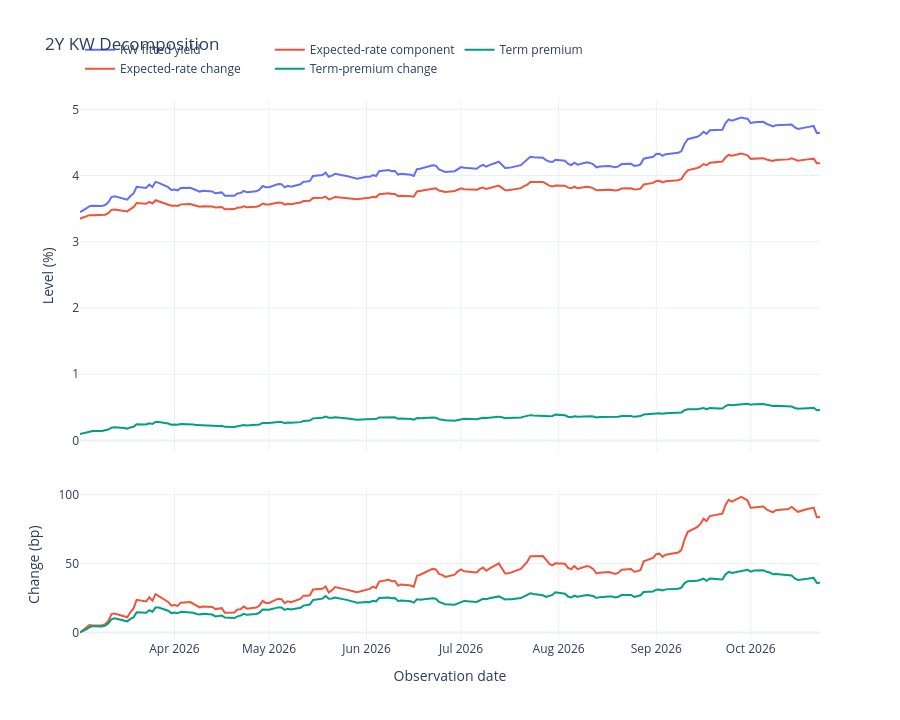
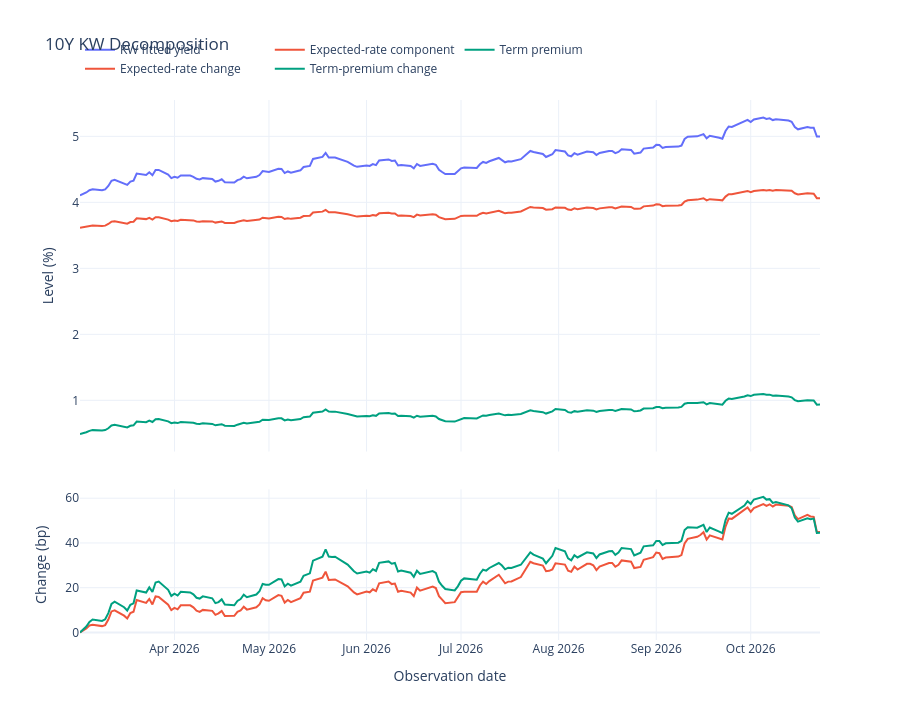

The cell these charts' notebook holds for them, in order:
### Code cell
# KW model-fitted nominal zero-coupon quantities; not forecasts of DGS yields.
kw_results = analyze_kw_decomposition(kw_observations, *date_range.get_dates())
kw_figures = {
    maturity: plot_kw_decomposition(path, maturity)
    for maturity, path in kw_results.items()
}
for figure in kw_figures.values():
    figure.show()

### Figure 1 — Plotly figure (JSON) as saved in the notebook; plotly's stock layout.template omitted (floating-point values rounded to 4 significant figures; data arrays with more than 128 entries replaced by an {"elided": "..."} marker saying what was removed)
{"data": [{"connectgaps": false, "hovertemplate": "%{x|%Y-%m-%d}<br>%{y:.4f}%<extra>%{fullData.name}</extra>", "line": {"color": "#636EFA"}, "mode": "lines", "name": "KW fitted yield", "type": "scatter", "x": {"elided": "165 str values"}, "xaxis": "x", "y": {"elided": "165 float values"}, "yaxis": "y"}, {"connectgaps": false, "hovertemplate": "%{x|%Y-%m-%d}<br>%{y:.4f}%<extra>%{fullData.name}</extra>", "line": {"color": "#EF553B"}, "mode": "lines", "name": "Expected-rate component", "type": "scatter", "x": {"elided": "165 str values"}, "xaxis": "x", "y": {"elided": "165 float values"}, "yaxis": "y"}, {"connectgaps": false, "hovertemplate": "%{x|%Y-%m-%d}<br>%{y:.4f}%<extra>%{fullData.name}</extra>", "line": {"color": "#00A080"}, "mode": "lines", "name": "Term premium", "type": "scatter", "x": {"elided": "165 str values"}, "xaxis": "x", "y": {"elided": "165 float values"}, "yaxis": "y"}, {"connectgaps": false, "customdata": {"elided": "165x1 float values"}, "hovertemplate": "%{x|%Y-%m-%d}<br>Expected-rate change: %{y:+.2f} bp<br>Total KW fitted-yield change: %{customdata[0]:+.2f} bp<extra></extra>", "line": {"color": "#EF553B"}, "mode": "lines", "name": "Expected-rate change", "type": "scatter", "x": {"elided": "165 str values"}, "xaxis": "x", "y": {"elided": "165 float values"}, "yaxis": "y2"}, {"connectgaps": false, "hovertemplate": "%{x|%Y-%m-%d}<br>Term-premium change: %{y:+.2f} bp<extra></extra>", "line": {"color": "#00A080"}, "mode": "lines", "name": "Term-premium change", "type": "scatter", "x": {"elided": "165 str values"}, "xaxis": "x", "y": {"elided": "165 float values"}, "yaxis": "y2"}], "layout": {"height": 720, "hovermode": "x", "hoversubplots": "axis", "legend": {"orientation": "h", "y": 1.12}, "title": {"text": "2Y KW Decomposition"}, "xaxis": {"anchor": "y2", "domain": [0, 1], "range": ["2026-03-02", "2026-10-23"], "showspikes": true, "showticklabels": true, "side": "bottom", "spikedash": "dot", "spikemode": "across", "spikesnap": "data", "spikethickness": 1, "title": {"text": "Observation date"}, "type": "date"}, "yaxis": {"anchor": "x", "domain": [0.349, 1], "title": {"text": "Level (%)"}}, "yaxis2": {"anchor": "x", "domain": [0, 0.279], "title": {"text": "Change (bp)"}}}}

### Figure 2 — Plotly figure (JSON) as saved in the notebook; plotly's stock layout.template omitted (floating-point values rounded to 4 significant figures; data arrays with more than 128 entries replaced by an {"elided": "..."} marker saying what was removed)
{"data": [{"connectgaps": false, "hovertemplate": "%{x|%Y-%m-%d}<br>%{y:.4f}%<extra>%{fullData.name}</extra>", "line": {"color": "#636EFA"}, "mode": "lines", "name": "KW fitted yield", "type": "scatter", "x": {"elided": "165 str values"}, "xaxis": "x", "y": {"elided": "165 float values"}, "yaxis": "y"}, {"connectgaps": false, "hovertemplate": "%{x|%Y-%m-%d}<br>%{y:.4f}%<extra>%{fullData.name}</extra>", "line": {"color": "#EF553B"}, "mode": "lines", "name": "Expected-rate component", "type": "scatter", "x": {"elided": "165 str values"}, "xaxis": "x", "y": {"elided": "165 float values"}, "yaxis": "y"}, {"connectgaps": false, "hovertemplate": "%{x|%Y-%m-%d}<br>%{y:.4f}%<extra>%{fullData.name}</extra>", "line": {"color": "#00A080"}, "mode": "lines", "name": "Term premium", "type": "scatter", "x": {"elided": "165 str values"}, "xaxis": "x", "y": {"elided": "165 float values"}, "yaxis": "y"}, {"connectgaps": false, "customdata": {"elided": "165x1 float values"}, "hovertemplate": "%{x|%Y-%m-%d}<br>Expected-rate change: %{y:+.2f} bp<br>Total KW fitted-yield change: %{customdata[0]:+.2f} bp<extra></extra>", "line": {"color": "#EF553B"}, "mode": "lines", "name": "Expected-rate change", "type": "scatter", "x": {"elided": "165 str values"}, "xaxis": "x", "y": {"elided": "165 float values"}, "yaxis": "y2"}, {"connectgaps": false, "hovertemplate": "%{x|%Y-%m-%d}<br>Term-premium change: %{y:+.2f} bp<extra></extra>", "line": {"color": "#00A080"}, "mode": "lines", "name": "Term-premium change", "type": "scatter", "x": {"elided": "165 str values"}, "xaxis": "x", "y": {"elided": "165 float values"}, "yaxis": "y2"}], "layout": {"height": 720, "hovermode": "x", "hoversubplots": "axis", "legend": {"orientation": "h", "y": 1.12}, "title": {"text": "10Y KW Decomposition"}, "xaxis": {"anchor": "y2", "domain": [0, 1], "range": ["2026-03-02", "2026-10-23"], "showspikes": true, "showticklabels": true, "side": "bottom", "spikedash": "dot", "spikemode": "across", "spikesnap": "data", "spikethickness": 1, "title": {"text": "Observation date"}, "type": "date"}, "yaxis": {"anchor": "x", "domain": [0.349, 1], "title": {"text": "Level (%)"}}, "yaxis2": {"anchor": "x", "domain": [0, 0.279], "title": {"text": "Change (bp)"}}}}
